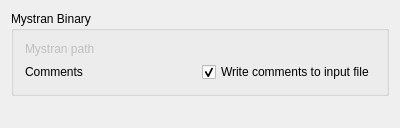
<?xml version="1.0" encoding="UTF-8"?>
<ui version="4.0">
 <class>FemGui::DlgSettingsFemMystranImp</class>
 <widget class="QWidget" name="FemGui::DlgSettingsFemMystranImp">
  <property name="geometry">
   <rect>
    <x>0</x>
    <y>0</y>
    <width>400</width>
    <height>128</height>
   </rect>
  </property>
  <property name="windowTitle">
   <string>Mystran</string>
  </property>
  <layout class="QVBoxLayout" name="verticalLayout_2">
   <item>
    <widget class="QGroupBox" name="gb_mystran_param">
     <property name="sizePolicy">
      <sizepolicy hsizetype="Preferred" vsizetype="Preferred">
       <horstretch>0</horstretch>
       <verstretch>0</verstretch>
      </sizepolicy>
     </property>
     <property name="layoutDirection">
      <enum>Qt::LeftToRight</enum>
     </property>
     <property name="title">
      <string>Mystran Binary</string>
     </property>
     <property name="alignment">
      <set>Qt::AlignLeading|Qt::AlignLeft|Qt::AlignTop</set>
     </property>
     <layout class="QVBoxLayout" name="verticalLayout">
      <item>
       <layout class="QGridLayout" name="gridLayout">
        <item row="1" column="0">
         <widget class="QLabel" name="l_mystran_binary_path">
          <property name="enabled">
           <bool>false</bool>
          </property>
          <property name="minimumSize">
           <size>
            <width>100</width>
            <height>0</height>
           </size>
          </property>
          <property name="text">
           <string>Mystran path</string>
          </property>
         </widget>
        </item>
        <item row="1" column="1">
         <widget class="Gui::PrefFileChooser" name="fc_mystran_binary_path" native="true">
          <property name="sizePolicy">
           <sizepolicy hsizetype="Preferred" vsizetype="Preferred">
            <horstretch>0</horstretch>
            <verstretch>0</verstretch>
           </sizepolicy>
          </property>
          <property name="minimumSize">
           <size>
            <width>0</width>
            <height>0</height>
           </size>
          </property>
          <property name="sizeIncrement">
           <size>
            <width>0</width>
            <height>0</height>
           </size>
          </property>
          <property name="baseSize">
           <size>
            <width>0</width>
            <height>0</height>
           </size>
          </property>
          <property name="toolTip">
           <string>Leave blank to use default Mystran binary file location</string>
          </property>
          <property name="prefEntry" stdset="0">
           <cstring>mystranBinaryPath</cstring>
          </property>
          <property name="prefPath" stdset="0">
           <cstring>Mod/Fem/Mystran</cstring>
          </property>
         </widget>
        </item>
        <item row="2" column="0">
         <widget class="QLabel" name="l_mystran_write_comments">
          <property name="text">
           <string>Comments</string>
          </property>
         </widget>
        </item>
        <item row="2" column="1">
         <widget class="Gui::PrefCheckBox" name="cb_mystran_write_comments">
          <property name="text">
           <string>Write comments to input file</string>
          </property>
          <property name="checked">
           <bool>true</bool>
          </property>
          <property name="prefEntry" stdset="0">
           <cstring>writeCommentsToInputFile</cstring>
          </property>
          <property name="prefPath" stdset="0">
           <cstring>Mod/Fem/Mystran</cstring>
          </property>
         </widget>
        </item>
       </layout>
      </item>
     </layout>
    </widget>
   </item>
   <item>
    <spacer name="verticalSpacer">
     <property name="orientation">
      <enum>Qt::Vertical</enum>
     </property>
     <property name="sizeHint" stdset="0">
      <size>
       <width>20</width>
       <height>40</height>
      </size>
     </property>
    </spacer>
   </item>
  </layout>
 </widget>
 <layoutdefault spacing="6" margin="11"/>
 <customwidgets>
  <customwidget>
   <class>Gui::FileChooser</class>
   <extends>QWidget</extends>
   <header>Gui/FileDialog.h</header>
  </customwidget>
  <customwidget>
   <class>Gui::PrefFileChooser</class>
   <extends>Gui::FileChooser</extends>
   <header>Gui/PrefWidgets.h</header>
  </customwidget>
  <customwidget>
   <class>Gui::PrefCheckBox</class>
   <extends>QCheckBox</extends>
   <header>Gui/PrefWidgets.h</header>
  </customwidget>
 </customwidgets>
 <resources>
  <include location="Resources/Fem.qrc"/>
 </resources>
</ui>
